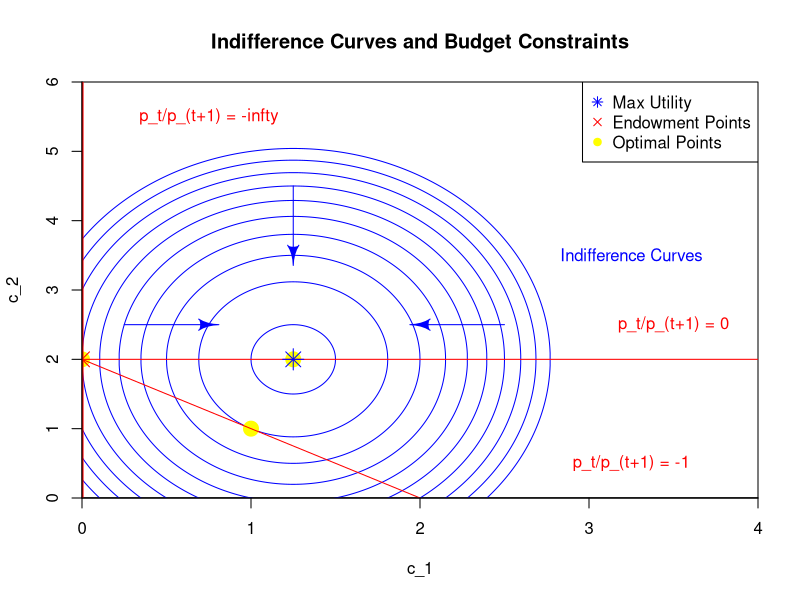
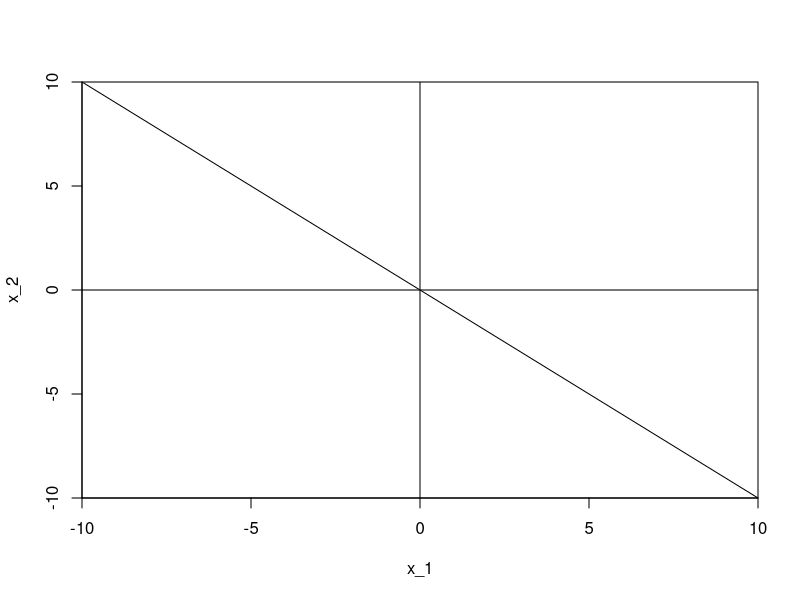
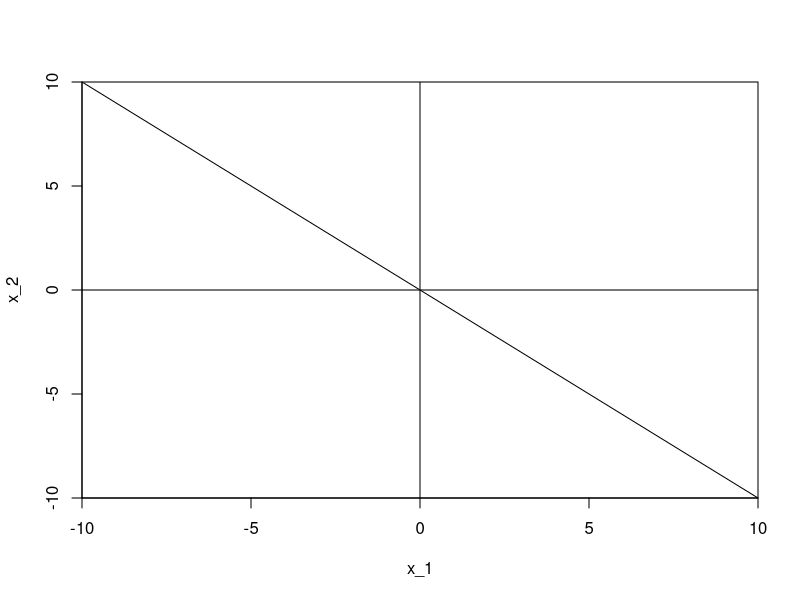

These figures' R source, in order:
## ---- chunk 1
knitr::opts_chunk$set(echo = TRUE)
## ---- chunk 2
library(shape)

xlim <- c(0, 4)
ylim <- c(0, 6)

plot(1, type="n", xlim = xlim, ylim = ylim, xaxs="i", yaxs="i", xlab = "c_1", ylab = "c_2", main = "Indifference Curves and Budget Constraints")

c_1 <- (xlim[1]:(xlim[2]*1000))/1000
u_bar <- 1:10

for (u in u_bar) {
  y <- c(2 + sqrt(4+10*c_1-4*c_1^2-u), rev(2 - sqrt(4+10*c_1-4*c_1^2-u)))
  x <- c(c_1, rev(c_1))[is.finite(y)]
  y <- y[is.finite(y)]
  
  lines(x= c(x, x), y= c(y, y), col = "blue")
}

Arrows(x0=c(5/4, 2.5, 1/4), 
       x1=c(5/4, 2, 3/4), 
       y0=c(4.5, 2.5, 2.5), 
       y1=c(3.5, 2.5, 2.5), 
       col="blue")

points(y=c(2, 2, 1), x=c(0, 5/4, 1), pch = 19, col = "yellow", cex =2)

abline(h=2, col = "red")

segments(x0 = 0, y0 = 6,
         x1 = 0, y1 = 0, col = "red", lwd = 3)

segments(x0 = 0, y0 = 2,
         x1 = 2, y1 = 0, col = "red")

points(y=2, x=0, pch=4, col = "red", cex = 2)

points(y=2, x=5/4, pch = 8, col = "blue", cex = 2)

abline(v=0, h=0)

text("p_t/p_(t+1) = -infty", x=.75, y=5.5, col = "red")
text("p_t/p_(t+1) = 0", x=3.5, y=2.5, col = "red")
text("p_t/p_(t+1) = -1", x=3.25, y=.5, col = "red")
text("Indifference Curves", x=3.25, y=3.5, col = "blue")

legend("topright",
       c("Max Utility",
         "Endowment Points",
         "Optimal Points"),
       col=c("blue", "red", "yellow"),
       pch = c(8, 4, 19))

## ---- chunk 3
plot(1, type="n", xlim = c(-10, 10), ylim = c(-10, 10), xaxs="i", yaxs="i", xlab = "x_1", ylab = "x_2")

abline(v=0, h=0, a=0, b=-1)

## ---- chunk 4
plot(1, type="n", xlim = c(-10, 10), ylim = c(-10, 10), xaxs="i", yaxs="i", xlab = "x_1", ylab = "x_2")

abline(v=0, h=0, a=0, b=-1)
